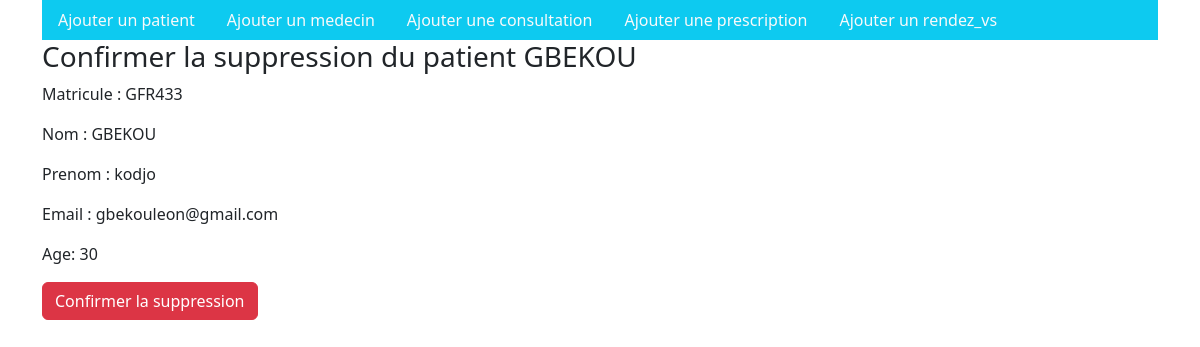
Screenshot of /patient/supprimer/3/ with the database file from the repository.
### mon_app/models.py (models this page shows, shortened)
class Person(models.Model):
    first_name = models.CharField(max_length=100)
    last_name = models.CharField(max_length=100)
    email = models.EmailField()

class Patient(Person):
    matricule = models.CharField(max_length=100)
    age = models.PositiveIntegerField()

### mon_app/views.py (the view)
# urls.py: path('patient/supprimer/<int:patient_id>/', views.supprimer_patient, name='supprimer_patient'),
def supprimer_patient(request, patient_id):
    patient = get_object_or_404(Patient, pk=patient_id)
    if request.method == 'POST':
        patient.delete()
        return redirect('patient_list')
    return render(request, 'patients/patient_supprimer.html', {'patient': patient})

### mon_app/templates/patients/patient_supprimer.html (shortened to what this page needs)
{% extends 'menu.html' %}
{% block content %}
<h3>Confirmer la suppression du patient {{ patient.first_name }}</h3>
<p>Matricule : {{ patient.matricule }}</p>
<p>Nom : {{ patient.first_name }}</p>
<p>Prenom : {{ patient.last_name }}</p>
<p>Email : {{ patient.email }}</p>
<p>Age: {{patient.age}}</p>
<form method="POST" class="">
    <button type="submit" class="btn btn-danger">Confirmer la suppression</button>
</form>
{% endblock content %}

### rows the page displays
Person: first_name "GBEKOU", last_name "kodjo", email "gbekouleon@gmail.com"
Patient: matricule "GFR433", age "30"
